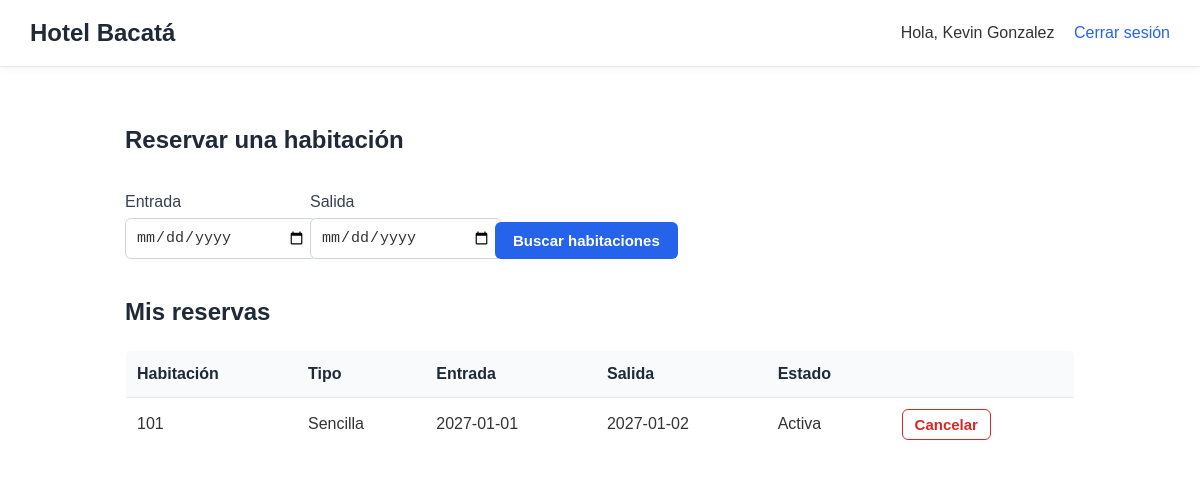
Page /cliente (signed in) on the committed database.
### tables this page shows
CREATE TABLE reservas (
            id INTEGER PRIMARY KEY AUTOINCREMENT,
            usuario_id INTEGER NOT NULL REFERENCES usuarios(id),
            habitacion_id INTEGER NOT NULL REFERENCES habitaciones(id),
            entrada TEXT NOT NULL,
            salida TEXT NOT NULL,
            estado TEXT NOT NULL DEFAULT 'activa'  -- 'activa' o 'cancelada'
        );

CREATE TABLE habitaciones (
            id INTEGER PRIMARY KEY AUTOINCREMENT,
            numero TEXT NOT NULL UNIQUE,
            tipo TEXT NOT NULL,
            capacidad INTEGER NOT NULL,
            precio INTEGER NOT NULL
        );

### app.py (the view, shortened to what this page needs)
@app.route("/cliente")
@login_requerido("cliente")
def panel_cliente():
    db = get_db()
    entrada_txt = request.args.get("entrada", "")
    salida_txt = request.args.get("salida", "")
    libres = None
    noches = 0
    mis_reservas = db.execute(
        """SELECT r.*, h.numero, h.tipo, h.precio
           FROM reservas r JOIN habitaciones h ON h.id = r.habitacion_id
           WHERE r.usuario_id = ?
           ORDER BY r.entrada DESC""",
        (session["usuario_id"],),
    ).fetchall()
    return render_template("cliente.html", libres=libres, noches=noches,
                           entrada=entrada_txt, salida=salida_txt,
                           hoy=date.today().isoformat(), reservas=mis_reservas)

### app.py (called while the page is built)
def get_db():
    if "db" not in g:
        g.db = sqlite3.connect(DATABASE)
        g.db.row_factory = sqlite3.Row
    return g.db

@app.teardown_appcontext
def cerrar_db(error):
    db = g.pop("db", None)
    if db is not None:
        db.close()

def login_requerido(rol):
    def decorador(funcion):
        @wraps(funcion)
        def envoltura(*args, **kwargs):
            if "usuario_id" not in session:
                flash("Inicia sesión para continuar.")
                return redirect(url_for("login"))
            if session.get("rol") != rol:
                flash("No tienes permiso para entrar a esa página.")
                return redirect(url_for("inicio"))
            return funcion(*args, **kwargs)
        return envoltura
    return decorador

### templates/cliente.html (shortened to what this page needs)
{% extends "base.html" %}
{% block contenido %}
<h2>Reservar una habitación</h2>
<form method="get" class="formulario en-linea">
  <div>
    <label for="entrada">Entrada</label>
    <input type="date" id="entrada" name="entrada" min="{{ hoy }}" value="{{ entrada }}" required>
  </div>
  <div>
    <label for="salida">Salida</label>
    <input type="date" id="salida" name="salida" min="{{ hoy }}" value="{{ salida }}" required>
  </div>
  <button type="submit">Buscar habitaciones</button>
</form>
<h2>Mis reservas</h2>
{% if reservas %}
  <table>
    <tr>
      <th>Habitación</th>
      <th>Tipo</th>
      <th>Entrada</th>
      <th>Salida</th>
      <th>Estado</th>
      <th></th>
    </tr>
    {% for r in reservas %}
    <tr class="{{ 'cancelada' if r['estado'] == 'cancelada' }}">
      <td>{{ r['numero'] }}</td>
      <td>{{ r['tipo'] }}</td>
      <td>{{ r['entrada'] }}</td>
      <td>{{ r['salida'] }}</td>
      <td>{{ r['estado'] | capitalize }}</td>
      <td>
        {% if r['estado'] == 'activa' %}
        <form method="post" action="{{ url_for('cancelar', reserva_id=r['id']) }}"
              onsubmit="return confirm('¿Seguro que quieres cancelar esta reserva?');">
          <button type="submit" class="secundario">Cancelar</button>
        </form>
        {% endif %}
      </td>
    </tr>
    {% endfor %}
  </table>
{% else %}
  <p>Todavía no tienes reservas.</p>
{% endif %}
{% endblock %}

### static/style.css (style rules this page uses)
body { margin: 0; font-family: Arial, Helvetica, sans-serif; background: #ffffff; color: #333333; line-height: 1.5; }
h2 { color: #1f2937; margin-top: 35px; }
.formulario { max-width: 380px; margin: 15px 0; }
.formulario label { display: block; margin: 12px 0 4px; color: #374151; font-weight: 500; }
input { width: 100%; padding: 10px; background: #ffffff; color: #333333; border: 1px solid #d1d5db; border-radius: 6px; font-size: 15px; outline: none; }
button { margin-top: 15px; padding: 10px 18px; background: #2563eb; color: #ffffff; border: none; border-radius: 6px; font-size: 15px; font-weight: bold; cursor: pointer; transition: 0.2s; }
button.secundario { margin-top: 0; background: #ffffff; color: #dc2626; border: 1px solid #dc2626; }
.en-linea { display: flex; flex-wrap: wrap; gap: 15px; align-items: flex-end; max-width: none; }
.en-linea div { width: 170px; }
.en-linea button { margin-top: 0; }
table { width: 100%; border-collapse: collapse; margin: 15px 0; background: #ffffff; border: 1px solid #e5e7eb; border-radius: 6px; overflow: hidden; }
th, td { padding: 11px; border-bottom: 1px solid #e5e7eb; text-align: left; }
th { background: #f8fafc; color: #1f2937; font-weight: bold; }
td form { margin: 0; }
td button { margin-top: 0; padding: 6px 12px; }

### rows in the picture
reservas: numero "101", tipo "Sencilla", entrada "2027-01-01", salida "2027-01-02", estado "Activa"

### other values in the picture
{{ session['nombre'] }} "Kevin Gonzalez"
